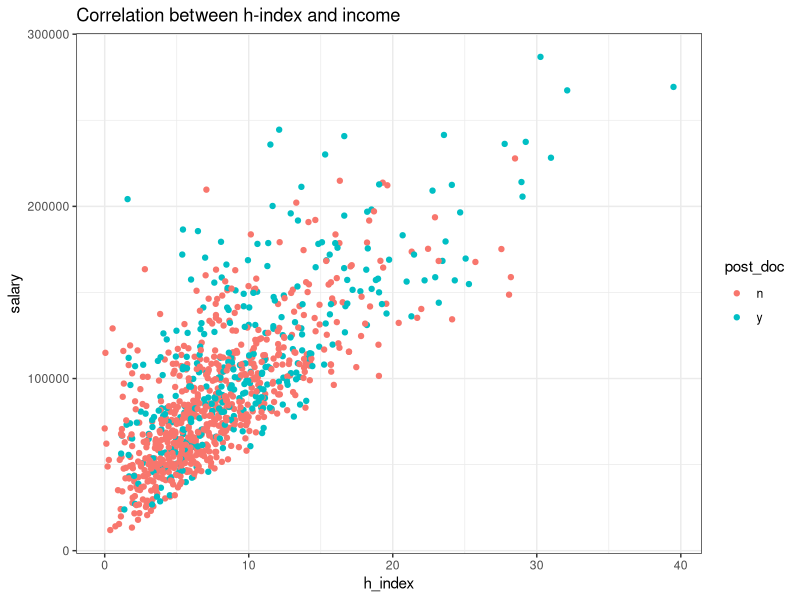

Here is the R script that generated this plot:
## ---- chunk 1
knitr::opts_chunk$set(echo = TRUE)

library(tidyverse)
library(scales)
set.seed(42) # If you know, you know ! :)

## ---- chunk 2

params <- list(
  mu = 95000,
  alpha = c('n' = -8000,
            'y' = +17000
  ),
  beta = c('us' = 0,
           'int' = +1000
  )
)

## ---- chunk 3
sample_size <- 1000
gamma_size <- 1000

earth_bio_grads <- data.frame(
  post_doc = rep(NA, sample_size), 
  location = rep(NA, sample_size),
  field = 'Earth Science & Biology',
  salary = NA,
  h_index = NA
)

grads <- nrow(earth_bio_grads)

for (r in 1:grads) {
  # randomly assign post-doc or not with proportion (0.3 post-doc, 0.7 not)
  earth_bio_grads$post_doc[r] <- sample(c('y', 'n'), size=1, prob=c(0.3, 0.7))
  # randomly assign location with proportion (0.4 international, 0.6 U.S.)
  earth_bio_grads$location[r] <- sample(c('us', 'int'), size=1, prob=c(0.4, 0.6))
  
  # Assign params 
  pd <- as.character(earth_bio_grads$post_doc[r])
  loc <- as.character(earth_bio_grads$location[r])
  full_mu = params$mu
  alpha = params$alpha[pd]
  beta = params$beta[loc]
  
  sample_mu <- full_mu + alpha + beta
  print(sample_mu)
  
  sample_shape <- 5
  sample_rate <- (sample_shape / sample_mu)
  
  gamma_dist <- rgamma(gamma_size, shape = sample_shape, rate = sample_rate)
  
  # if (r %in% c(5, 67, 99, 300, 670, 900)) {
  #   hist(gamma_dist, breaks = 50, main = paste("Gamma Distribution (Iteration: with", pd, " and", loc,")"),
  #        xlab = "Value", probability = TRUE, col = "lightgreen")
  #   lines(density(gamma_dist), col = "blue", lwd = 2)
  # }
  
  salary <- sample(gamma_dist, size=1)
  print(salary)
  
  earth_bio_grads$salary[r] <- salary
  
}

## ---- chunk 4

rho <- 0.75
sd <- rho / 2
print(sd)

earth_bio_grads <- earth_bio_grads %>% 
  mutate(h_index = salary * (1 + rnorm(1000, 0, sd))) %>% 
  mutate(h_index = case_when(h_index < 0 ~ 0,
                             h_index >= 0 ~ h_index)) %>% 
  mutate(h_index = h_index / 11000) %>% 
  mutate(discipline = 'Earth Sciences & Biology')

print(cor(earth_bio_grads$h_index, earth_bio_grads$salary))

options(scipen = 999 )

plot <- ggplot(data = earth_bio_grads, 
               mapping = aes(x=h_index, 
                             y=salary, 
                             color=post_doc)) +
  geom_point() +
  scale_x_continuous(labels = label_number()) +
  theme_bw() +
  labs(title="Correlation between h-index and income")

print(plot)
## ---- chunk 5

params <- list(
  mu = 95000,
  alpha = c('n' = -8000,
            'y' = +17000
  ),
  beta = c('us' = 0,
           'int' = +1000
  )
)

## ---- chunk 6


